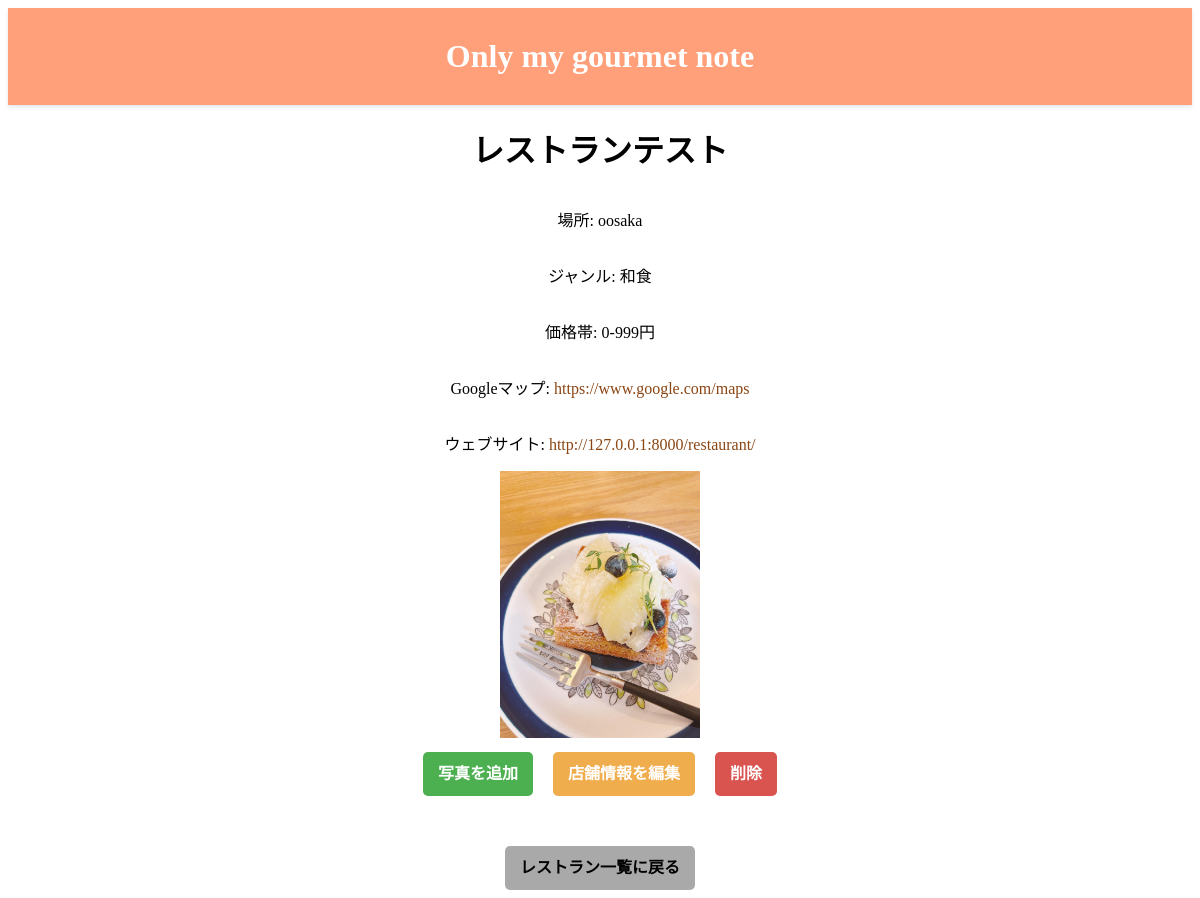
Screenshot of /restaurants/37/ with the database file from the repository.
### account/models.py (models this page shows, shortened)
class Restaurant(models.Model):
    name = models.CharField(max_length=100, verbose_name='店名')
    phone_number = models.CharField(max_length=15, blank=True, null=True, verbose_name='電話番号')
    location = models.CharField(max_length=100, blank=True, null=True, verbose_name='場所')
    genre = models.CharField(max_length=50, blank=True, null=True, verbose_name='ジャンル')
    category = models.CharField(max_length=50, default='未指定', verbose_name='カテゴリー')  # デフォルト値を '未指定' に設定
    price_range = models.CharField(max_length=50, blank=True, null=True, verbose_name='価格帯')
    google_maps = models.TextField(blank=True, null=True)
    photo = models.ImageField(upload_to='restaurant_photos/', blank=True, null=True)
    url = models.URLField(max_length=200, blank=True, null=True)
    created_at = models.DateTimeField(default=timezone.now)
    updated_at = models.DateTimeField(auto_now=True)
    pass

class Photo(models.Model):
    restaurant = models.ForeignKey(Restaurant, related_name='photos', on_delete=models.CASCADE)
    image = models.ImageField(upload_to='restaurant_photos')

### account/views.py (the view)
# urls.py: path('restaurants/<int:pk>/', views.restaurant_detail, name='restaurant_detail'),
def restaurant_detail(request, pk):
    restaurant = get_object_or_404(Restaurant, pk=pk)
    photos = restaurant.photos.all()  # すべての写真を取得する
    return render(request, 'account/restaurant_detail.html', {
      'restaurant': restaurant,
        'photos': photos,
    })

### account/templates/account/restaurant_detail.html (shortened to what this page needs)
{% extends 'account/base.html' %}
{% block content %}
<div class="container">
  <h1>{{ restaurant.name }}</h1>
  <p>場所: {{ restaurant.location }}</p>
  <p>ジャンル: {{ restaurant.genre }}</p>
  <p>価格帯: {{ restaurant.price_range }}</p>
  {% if restaurant.google_maps %}
  <p>Googleマップ: <a href="{{ restaurant.google_maps }}" target="_blank">{{ restaurant.google_maps }}</a></p>
  {% endif %}
  {% if restaurant.url %}
  <p>ウェブサイト: <a href="{{ restaurant.url }}" target="_blank" rel="noopener noreferrer">{{ restaurant.url }}</a></p>
  {% endif %}
  <div class="photos">
    {% for photo in restaurant.photos.all %}
       <div class="photo">
         {% if photo.image %}
          <img src="{{ photo.image.url }}" alt="{{ photo.image.name }}" style="max-width: 200px; height: auto;">
      {% else %}
        {% comment %} <p>画像がアップロードされていません。</p> {% endcomment %}
      {% endif %}
    </div>
 {% empty %}
   <p>写真はまだありません。</p>
 {% endfor %}
</div>
<div class="edit-delete-button-container">
    <a href="{% url 'account:add_photo' restaurant.id %}" class="btn btn-add">写真を追加</a>
    <a href="{% url 'account:edit_restaurant' restaurant.id %}" class="btn btn-edit">店舗情報を編集</a>
    <form action="{% url 'account:restaurant_delete' restaurant.id %}" method="post" style="display: inline;">
      <input type="submit" value="削除" class="btn btn-delete" onclick="return confirm('本当にこのレストランを削除しますか？');">
  </div>
  <div class="centered-button-container">
    <a href="{% url 'account:restaurant_list' %}" class="btn btn-back-list">レストラン一覧に戻る</a>
  </div>
</div>
{% endblock %}

### account/static/account/style.css (style rules this page uses)
body, html { background-color: white; color: black; }
.edit-delete-button-container { display: flex; justify-content: center; gap: 20px; margin-bottom: 20px; }
.btn { padding: .5rem 1rem; font-size: 1rem; color: #fff; background-color: #007bff; border: none; border-radius: .25rem; cursor: pointer; line-height: 1.5; text-align: center; }
.btn, .btn-primary, .btn-secondary, .btn-danger { padding: 10px 20px; border-radius: 5px; text-decoration: none; display: inline-block; transition: background-color 0.3s ease; }
.container { width: 100%; display: flex; justify-content: center; align-items: center; flex-direction: column; }
a { color: SaddleBrown; text-decoration: none; }
.btn, .btn-back, .btn-home { background-color: #FFA07A; color: white; padding: 10px 20px; border: none; border-radius: 5px; text-transform: uppercase; font-weight: bold; cursor: pointer; display: inline-block; text-align: center; margin: 10px 0; width: auto; transition: background-color 0.3s; }
h1, .main-title { text-align: center; margin-top: 20px; margin-bottom: 20px; }
.btn-back-list { background-color: darkgray; color: black; border: 1px solid #ccc; margin: 0 auto; display: block; }
.btn { padding: 10px 15px; border: none; border-radius: 5px; cursor: pointer; transition: all 0.3s ease; font-weight: bold; }
.btn-add { background-color: #4CAF50; color: white; }
.btn-edit { background-color: #f0ad4e; color: white; }
.btn-delete { background-color: #d9534f; color: white; }
.centered-button-container { display: flex; justify-content: center; margin-top: 20px; }

### rows the page displays
Restaurant: name "レストランテスト", location "oosaka", genre "和食", price_range "0-999円", google_maps "https://www.google.com/maps", url "http://127.0.0.1:8000/restaurant/"
Photo: image (picture)
